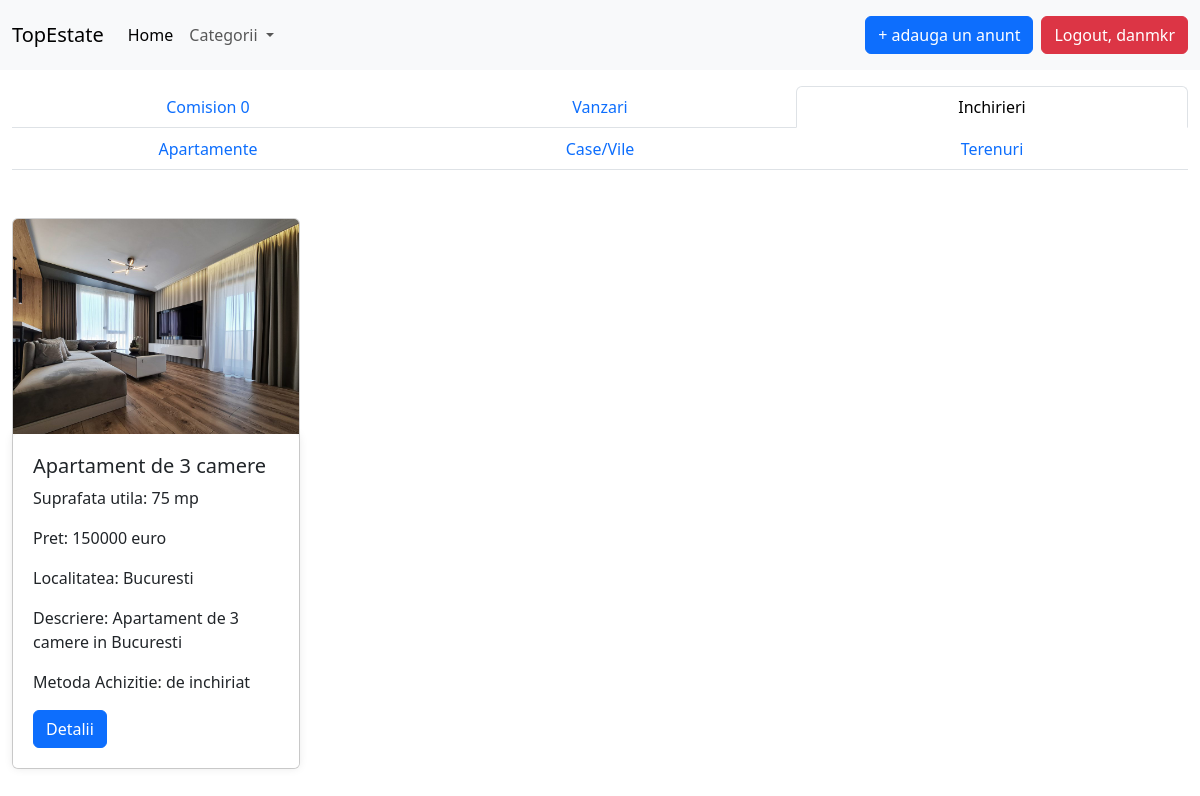
The app's page /comision_0/inchirieri/ (signed in) with its own data.
### createPost/models.py (models this page shows, shortened)
class Anunt(models.Model):
    optiuni_proprietati = [
        ('apartamente', 'Apartamente'),
        ('case/vile', 'Case/Vile'),
        ('terenuri', 'Terenuri')
    ]
    optiuni_achizitie = [
        ('de vanzare', 'De vanzare'),
        ('de inchiriat', 'De inchiriat')
    ]
    tipuri_anunt = [
        ('C0', 'Comision 0'),
        ('AR', 'Ansamblu Rezidential'),
        ('AI', 'Agentii Imobiliare')
    ]
    tip_proprietate = models.CharField(choices=optiuni_proprietati, max_length=30)
    tip_vanzare = models.CharField(choices=optiuni_achizitie, max_length=30)
    titul_anunt = models.CharField(max_length=80)
    poze = models.ImageField(upload_to='media/', null=True)
    suprafata_utila = models.CharField(max_length=10)
    numar_camere = models.CharField(max_length=15)
    numar_bai = models.CharField(max_length=15)
    numar_carte_funciara = models.CharField(max_length= 15)
    pret = models.CharField(max_length=30)
    localizare = models.CharField(max_length=80)
    descriere = models.TextField(max_length=500)
    tip_anunt = models.CharField(choices=tipuri_anunt, max_length=2)

### sellMethod/views.py (the view)
# urls.py: path('comision_0/inchirieri/', views.RentComision0View.as_view(), name='rent-C0'),
class RentComision0View(ListView):
    template_name = 'sellMethod/rent_C0.html'
    model = Anunt
    context_object_name = 'all_announce'
    def get_queryset(self):
        return Anunt.objects.filter(tip_vanzare='de inchiriat', tip_anunt='C0')

### templates/sellMethod/rent_C0.html (shortened to what this page needs)
{% extends 'base.html' %}
{% load static %}
{% block content %}
    <div class="container-fluid mt-3 mb-3">
        <div class="row justify-content-center">
            <div class="mx-auto">
                <ul class="nav nav-tabs justify-content-center">
                    <li class="nav-item col">
                        <a class="nav-link text-center" href="{% url 'comision-0' %}">Comision 0</a>
                    </li>
                    <li class="nav-item col">
                        <a class="nav-link text-center" aria-current="page" href="{% url 'sell-C0' %}">Vanzari</a>
                    </li>
                    <li class="nav-item col">
                        <a class="nav-link active text-center" href="{% url 'rent-C0' %}">Inchirieri</a>
                    </li>
                </ul>
                <ul class="nav nav-tabs justify-content-center">
                    <li class="nav-item col">
                        <a class="nav-link text-center" href="{% url 'rent-C0-ap' %}">Apartamente</a>
                    </li>
                    <li class="nav-item col">
                        <a class="nav-link text-center" aria-current="page" href="{% url 'rent-C0-case' %}">Case/Vile</a>
                    </li>
                    <li class="nav-item col">
                        <a class="nav-link text-center" aria-current="page" href="{% url 'rent-C0-terenuri' %}">Terenuri</a>
                    </li>
                </ul>
                {% if user.is_authenticated %}
                    <div class="row">
                        {% for anunt in all_announce %}
                            <div class="col-md-3 ">
                                <br><br>
                                <div class="card" style="width: 18rem;">
                                    {% if anunt.poze %}
                                        <img src="{{ anunt.poze.url }}" class="card-img-top" alt="...">
                                    {% else %}
                                        <img src="{% static 'images/no_image_available.png' %}" class="card-img-top" alt="...">
                                    {% endif %}
                                    <div class="card-body">
                                        <h5 class="card-title">{{ anunt.titul_anunt }}</h5>
                                        <p class="card-text">Suprafata utila: {{ anunt.suprafata_utila }} mp</p>
                                        <p class="card-text">Pret: {{ anunt.pret }} euro</p>
                                        <p class="card-text">Localitatea: {{ anunt.localizare }}</p>
                                        <p class="card-text">Descriere: {{ anunt.descriere }}</p>
                                        <p class="card-text">Metoda Achizitie: {{ anunt.tip_vanzare }}</p>
                                        <a href="{% url 'post' anunt.id %}" class="btn btn-primary">Detalii</a>
                                    </div>
                                </div>
                            </div>
                        {% endfor %}
                    </div>
                {% else %}
                    <p class="text-center"><a href="{% url 'login' %}"> Intra in cont pentru a vedea anunturile </a></p>
                {% endif %}
            </div>
        </div>
    </div>
{% endblock %}

### templates/navbar.html (shortened to what this page needs)
<nav class="navbar navbar-expand-lg bg-body-tertiary">
    <div class="container-fluid">
        <a class="navbar-brand" href="{% url 'home' %}">TopEstate</a>
        <div class="collapse navbar-collapse" id="navbarSupportedContent">
            <ul class="navbar-nav me-auto mb-2 mb-lg-0">
                <li class="nav-item">
                    <a class="nav-link active" aria-current="page" href="{% url 'home' %}">Home</a>
                </li>
                <li class="nav-item dropdown">
                    <a class="nav-link dropdown-toggle" href="#" role="button" data-bs-toggle="dropdown"
                       aria-expanded="false">
                        Categorii
                    </a>
                </li>
            </ul>
            {% if user.is_authenticated %}
                <div class = 'p-2'>
                    <a href="{% url 'create-post' %}" class="btn btn-primary"> + adauga un anunt </a>
                </div>
                <div>
                    <a href="{% url 'logout' %}" class="btn btn-danger">Logout, {{ user.username }}</a>
                </div>
            {% else %}
                <div>
                    <a href="{% url 'login' %}" class="btn btn-success">Login</a>
                    <a href="{% url 'create-user' %}" class="btn btn-warning">Sign Up</a>
                </div>
            {%  endif %}
        </div>
    </div>
</nav>

### static/css/my_style.css (style rules this page uses)
.card-body { background-color: #fff; padding: 20px; border-radius: 5px; box-shadow: 0px 0px 10px rgba(0,0,0,0.1); }

### records on screen
Anunt: poze (picture), titul_anunt "Apartament de 3 camere", suprafata_utila "75", pret "150000", localizare "Bucuresti", descriere "Apartament de 3 camere in Bucuresti", tip_vanzare "de inchiriat"

### other values on screen
{{ user.username }} "danmkr"
